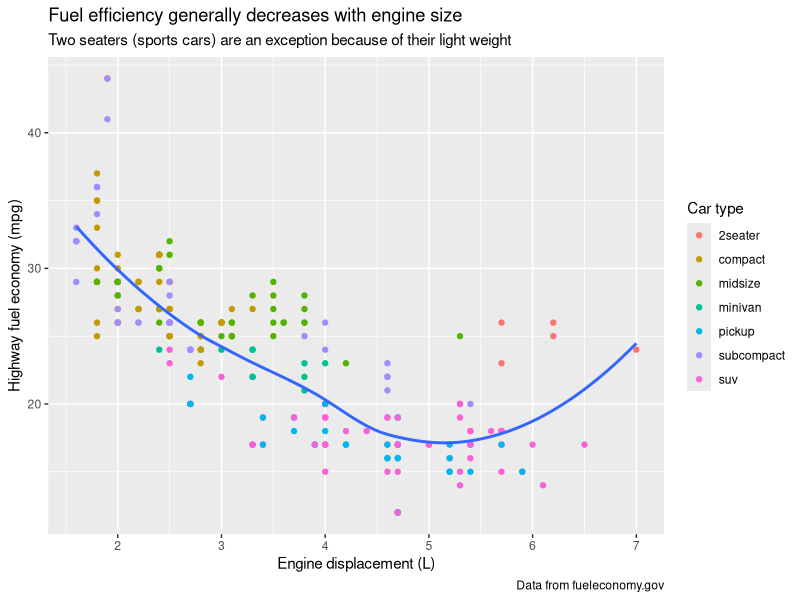
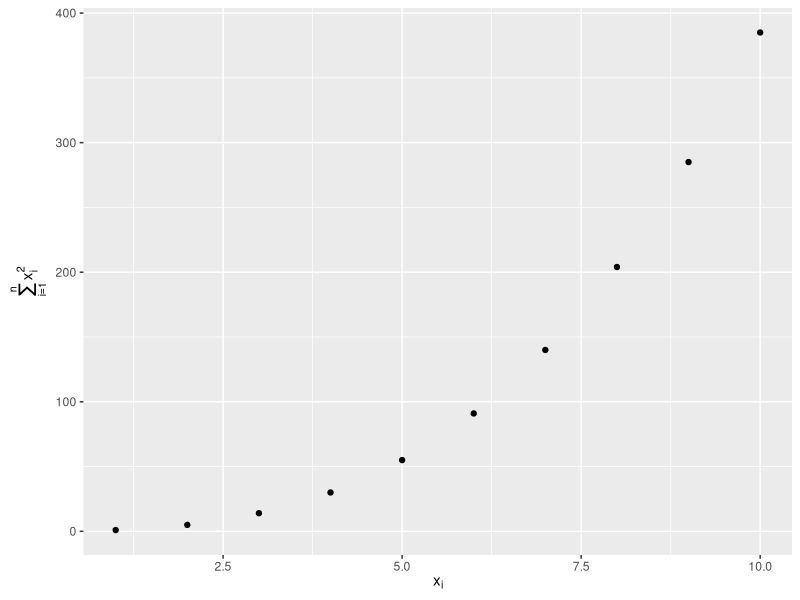
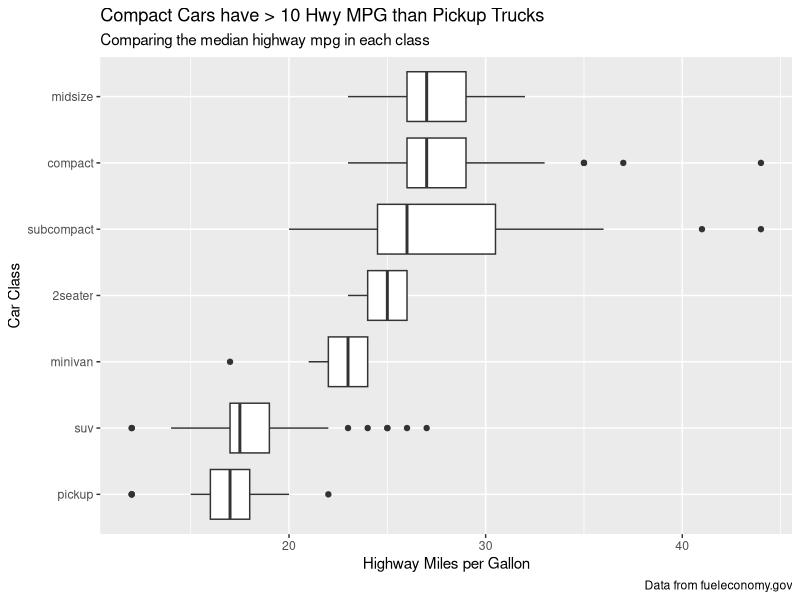
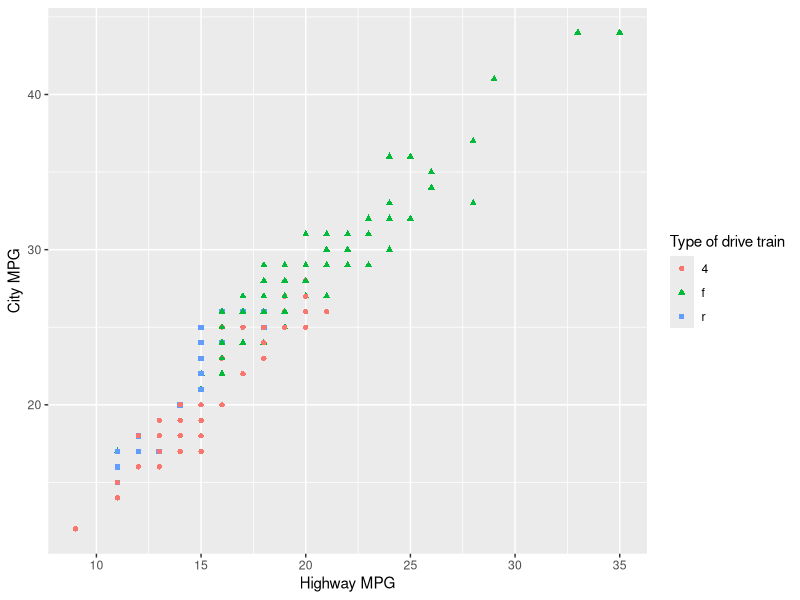
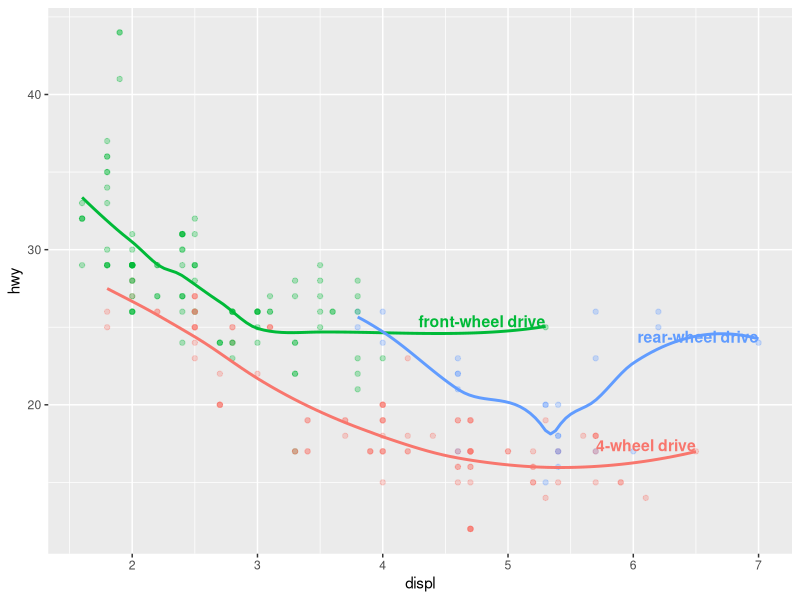
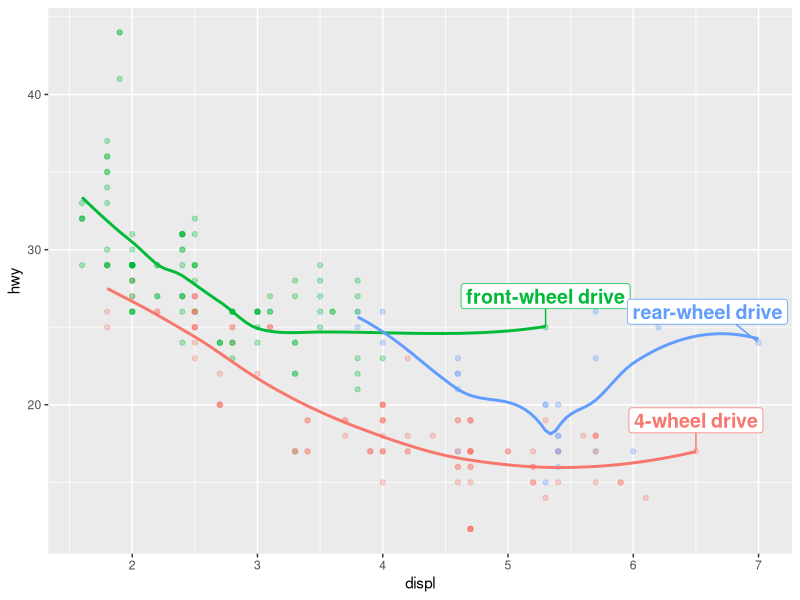
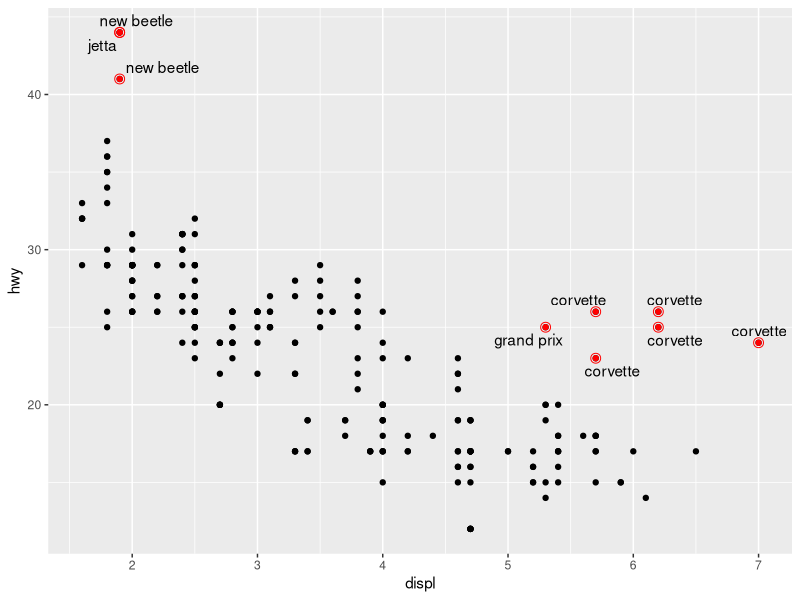
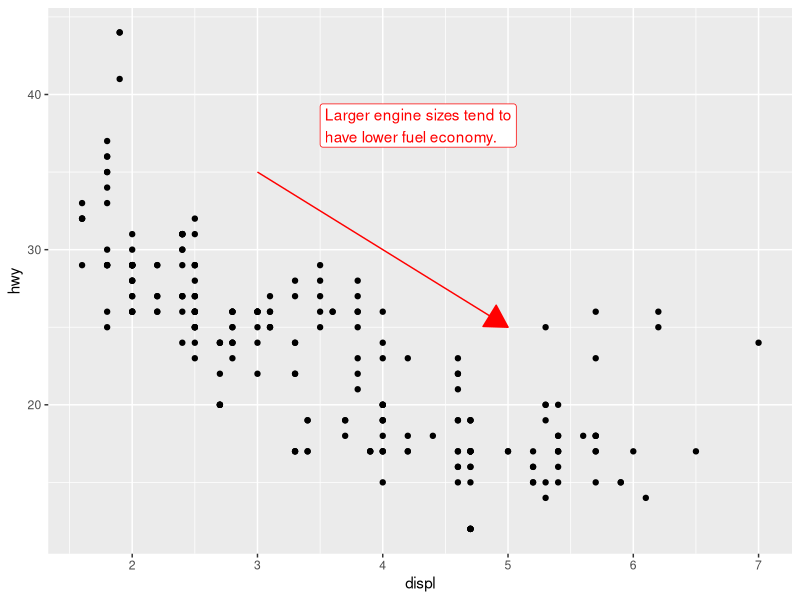

Reproduce these figures in R, in order.
library(tidyverse)
library(scales)
library(ggrepel)
library(patchwork)


# LABELS ------------------------------------------------------------------

ggplot(mpg, aes(x = displ, y = hwy)) +
  geom_point(aes(color = class)) +
  geom_smooth(se = FALSE)+
  labs(
    x = "Engine displacement (L)",
    y = "Highway fuel economy (mpg)",
    color = "Car type",
    title = "Fuel efficiency generally decreases with engine size",
    subtitle = "Two seaters (sports cars) are an exception because of their light weight",
    caption = "Data from fueleconomy.gov"
  )

#using math equations instead of  text strings

df <- tibble(
  x = 1:10,
  y = cumsum(x^2)
)

ggplot(df, aes(x, y)) +
  geom_point() +
  labs(
    x = quote(x[i]),
    y = quote(sum(x[i] ^ 2, i == 1, n))
  )

#Exercise
#plot
ggplot(
  data = mpg, aes(x = fct_reorder(class, hwy), y = hwy)) +
  geom_boxplot() +
  coord_flip() +
  labs(
    title = "Compact Cars have > 10 Hwy MPG than Pickup Trucks",
    subtitle = "Comparing the median highway mpg in each class",
    caption = "Data from fueleconomy.gov",
    x = "Car Class",
    y = "Highway Miles per Gallon"
  )

#plot
ggplot(mpg, aes(x = cty, y = hwy)) +
  geom_point(aes(shape = drv, color = drv)) +
  labs(
    x = "Highway MPG",
    y = "City MPG",
    color = "Type of drive train", shape =  "Type of drive train"
  )

# ANNOTATIONS -------------------------------------------------------------

#create label info tibble
label_info <- mpg |> 
  group_by(drv) |> 
  arrange(desc(displ)) |> 
  slice_head(n = 1) |> 
  mutate(
    drive_type = case_when(
      drv == "f" ~ "front-wheel drive",
      drv == "r" ~ "rear-wheel drive",
      drv == "4" ~ "4-wheel drive",
    )
  ) |> 
  select(displ, hwy, drv, drive_type)
  
#use laeble info in plots
ggplot(mpg, aes(x = displ, y = hwy, color = drv)) +
  geom_point(alpha = 0.3) +
  geom_smooth(se = FALSE)+
  geom_text(
    data = label_info,
    aes(x = displ, y = hwy, label = drive_type), 
    fontface = "bold", size = 4, hjust = "right", vjust = "bottom"
  ) +
  theme(legend.position = "none")

# Note the use of hjust (horizontal justification) and vjust (vertical justification) 
# to control the alignment of the label.  
  
#use geom_label_repel to avoid label and point overlapping
ggplot(mpg, aes(x = displ, y = hwy, color = drv)) +
  geom_point(alpha = 0.3) +
  geom_smooth(se = FALSE)+
  geom_label_repel(
    data = label_info,
    aes(x = displ, y = hwy, label = drive_type), 
    fontface = "bold", size = 5, nudge_y = 2
  ) +
  theme(legend.position = "none")
  

#adding second layer of large hollow points to highlight labelled points
potential_outliers <- mpg |> 
  filter(hwy > 40 | (hwy > 20 & displ > 5))

ggplot(mpg, aes(x = displ, y = hwy)) +
  geom_point() +
  geom_text_repel(data = potential_outliers, aes(label = model)) +
  geom_point(data = potential_outliers, color = "red") +
  geom_point(
    data = potential_outliers,
    color = "red", size = 3, shape = "circle open"
  )

#text to be included int plot  
trend_text <- "Larger engine sizes tend to have lower fuel economy." |>
  str_wrap(width = 30)
trend_text

ggplot(mpg, aes(x = displ, y = hwy)) +
  geom_point() +
  annotate(
    geom = "label", x = 3.5, y = 38,
    label = trend_text,
    hjust = "left", color = "red"
  ) +
  annotate(
    geom = "segment", 
    x = 3, y = 35, xend = 5, yend = 25, color = "red",
    arrow = arrow(type = "closed")
  )
  
#Exercise

#place text in all four corners of plot
label <- tribble(
  ~displ, ~hwy, ~label, ~vjust, ~hjust,
  Inf, Inf, "Top right", "top", "right",
  Inf, -Inf, "Bottom right", "bottom", "right",
  -Inf, Inf, "Top left", "top", "left",
  -Inf, -Inf, "Bottom left", "bottom", "left"
)

ggplot(mpg, aes(displ, hwy)) +
  geom_point() +
  geom_text(aes(label = label, vjust = vjust, hjust = hjust), data = label)


#add text label to plot without creating tibble

ggplot(mpg, aes(displ, hwy)) +
  geom_point() +
  annotate(
    "text",
    x = Inf, y = Inf,
    label = "Increasing engine size is \nrelated to decreasing fuel economy.", vjust = "top", hjust = "right"
  )

# If the facet variable is not specified, the text is drawn in all facets.

label <- tibble(
  displ = Inf,
  hwy = Inf,
  label = "Increasing engine size is \nrelated to decreasing fuel economy."
)

ggplot(mpg, aes(displ, hwy)) +
  geom_point() +
  geom_text(aes(label = label),
            data = label, vjust = "top", hjust = "right",
            size = 2
  ) +
  facet_wrap(~class)
  
# To draw the label in only one facet, add a column to the label data frame with the value of 
# the faceting variable(s) in which to draw it.

label <- tibble(
  displ = Inf,
  hwy = Inf,
  class = "2seater",
  label = "Increasing engine size is \nrelated to decreasing fuel economy."
)

ggplot(mpg, aes(displ, hwy)) +
  geom_point() +
  geom_text(aes(label = label),
            data = label, vjust = "top", hjust = "right",
            size = 2
  ) +
  facet_wrap(~class)

# To draw labels in different plots, simply have the facetting variable(s):










  












